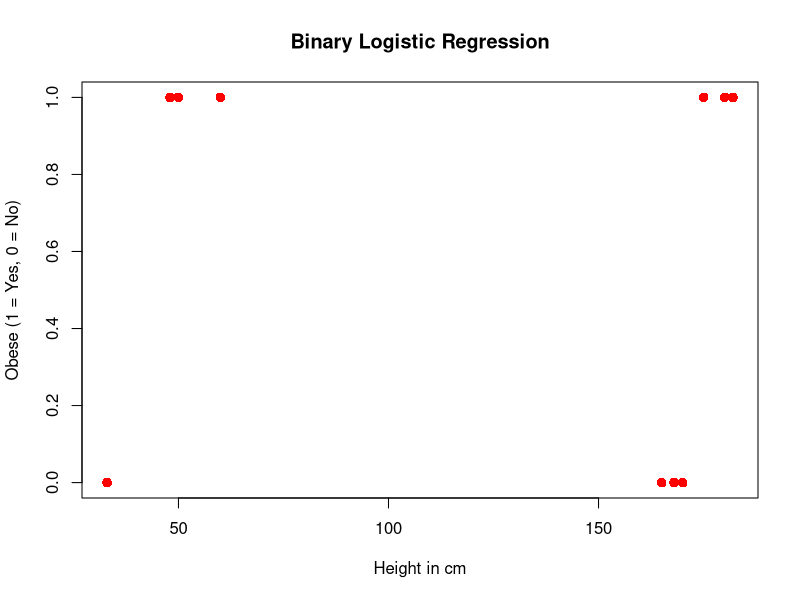

R code for this plot:

# Read data from CSV file
data1 <- read.csv("binomial_logi.csv")

# Split the data: 70% training and 30% testing
set.seed(123)  # for reproducibility
total_rows <- nrow(data1)
train_size <- floor(0.7 * total_rows)
train_indices <- sample(1:total_rows, train_size)
train_data <- data1[train_indices, ]
test_data <- data1[-train_indices, ]

# Build logistic regression model
model <- glm(Obese ~ Height + Age, data = train_data, family = binomial)

# Show model summary
cat("Model Summary:\n")
print(summary(model))

# Predict probabilities on test data
test_prob <- predict(model, newdata = test_data, type = "response")
test_pred <- ifelse(test_prob > 0.5, 1, 0)
test_actual <- test_data$Obese

# Confusion matrix
confusion_matrix <- table(Predicted = test_pred, Actual = test_actual)
cat("\nConfusion Matrix:\n")
print(confusion_matrix)

# Accuracy
    accuracy <- sum(test_pred == test_actual) / length(test_actual)
    
    # Precision
    true_positive <- confusion_matrix["1", "1"]
    false_positive <- confusion_matrix["1", "0"]
    precision <- true_positive / (true_positive + false_positive)
    
    # Recall
    false_negative <- confusion_matrix["0", "1"]
    recall <- true_positive / (true_positive + false_negative)
    
    # F1 Score
    f1_score <- 2 * ((precision * recall) / (precision + recall))

# Print metrics
cat("\nAccuracy:", round(accuracy, 4), "\n")
cat("Precision:", round(precision, 4), "\n")
cat("Recall:", round(recall, 4), "\n")
cat("F1 Score:", round(f1_score, 4), "\n")



a_height <- as.integer(readline("\nEnter the height of the individual: "))
a_age <- as.integer(readline("Enter the age of the individual: "))
a <- data.frame(Height = a_height, Age = a_age)

# Make prediction
prob <- predict(model, a, type = "response")
prediction <- ifelse(prob > 0.5, 1, 0)
cat("The predicted obesity status is", prediction, "(1 = Obese, 0 = Not Obese)\n")

# Plot Height vs Obese
plot(data1$Height, data1$Obese, col = "red", main = "Binary Logistic Regression", 
     cex = 1.3, pch = 16, xlab = "Height in cm", ylab = "Obese (1 = Yes, 0 = No)")
